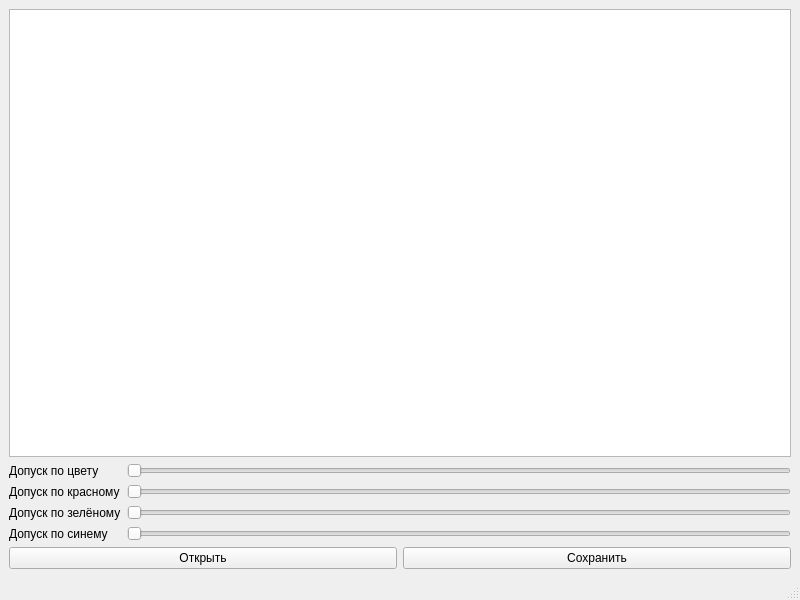
<?xml version="1.0" encoding="UTF-8"?>
<ui version="4.0">
 <class>MainWindow</class>
 <widget class="QMainWindow" name="MainWindow">
  <property name="geometry">
   <rect>
    <x>0</x>
    <y>0</y>
    <width>800</width>
    <height>600</height>
   </rect>
  </property>
  <property name="windowTitle">
   <string>MainWindow</string>
  </property>
  <widget class="QWidget" name="centralwidget">
   <layout class="QGridLayout" name="gridLayout">
    <item row="2" column="0">
     <widget class="QPushButton" name="open">
      <property name="text">
       <string>Открыть</string>
      </property>
     </widget>
    </item>
    <item row="0" column="0" colspan="2">
     <widget class="QGraphicsView" name="graphicsView"/>
    </item>
    <item row="2" column="1">
     <widget class="QPushButton" name="save">
      <property name="text">
       <string>Сохранить</string>
      </property>
     </widget>
    </item>
    <item row="1" column="0" colspan="2">
     <layout class="QFormLayout" name="formLayout">
      <item row="0" column="0">
       <widget class="QLabel" name="label">
        <property name="text">
         <string>Допуск по цвету</string>
        </property>
       </widget>
      </item>
      <item row="0" column="1">
       <widget class="QSlider" name="commonTolerance">
        <property name="maximum">
         <number>255</number>
        </property>
        <property name="orientation">
         <enum>Qt::Horizontal</enum>
        </property>
       </widget>
      </item>
      <item row="1" column="0">
       <widget class="QLabel" name="label_2">
        <property name="text">
         <string>Допуск по красному</string>
        </property>
       </widget>
      </item>
      <item row="2" column="0">
       <widget class="QLabel" name="label_3">
        <property name="text">
         <string>Допуск по зелёному</string>
        </property>
       </widget>
      </item>
      <item row="3" column="0">
       <widget class="QLabel" name="label_4">
        <property name="text">
         <string>Допуск по синему</string>
        </property>
       </widget>
      </item>
      <item row="1" column="1">
       <widget class="QSlider" name="redTolerance">
        <property name="orientation">
         <enum>Qt::Horizontal</enum>
        </property>
       </widget>
      </item>
      <item row="2" column="1">
       <widget class="QSlider" name="greenTolerance">
        <property name="orientation">
         <enum>Qt::Horizontal</enum>
        </property>
       </widget>
      </item>
      <item row="3" column="1">
       <widget class="QSlider" name="blueTolerance">
        <property name="orientation">
         <enum>Qt::Horizontal</enum>
        </property>
       </widget>
      </item>
     </layout>
    </item>
   </layout>
  </widget>
  <widget class="QMenuBar" name="menubar">
   <property name="geometry">
    <rect>
     <x>0</x>
     <y>0</y>
     <width>800</width>
     <height>21</height>
    </rect>
   </property>
  </widget>
  <widget class="QStatusBar" name="statusbar"/>
 </widget>
 <resources/>
 <connections/>
</ui>
